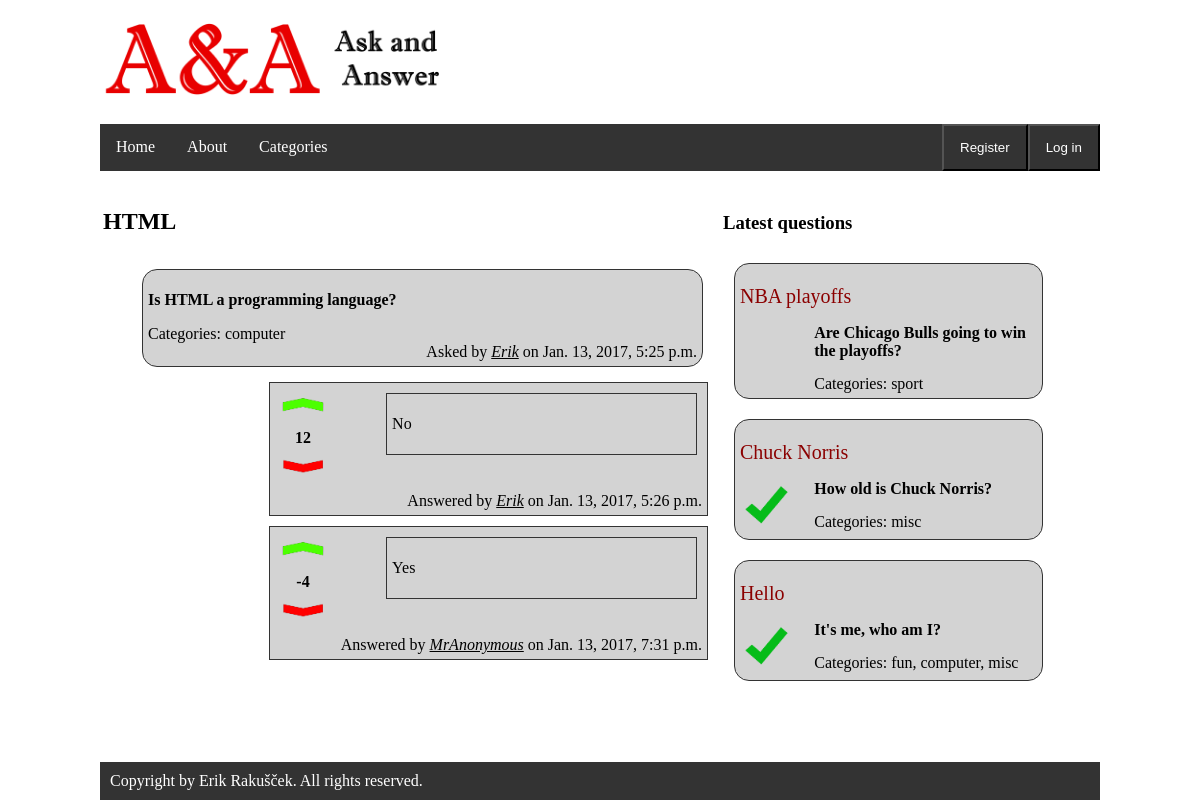
The app's page /AA/question/2/ with its own data.
### AA/models.py (models this page shows, shortened)
class Question(models.Model):
    questionID = models.AutoField(primary_key=True)
    title = models.CharField(max_length=200)
    body = models.CharField(max_length=1000)
    time = models.DateTimeField(default=datetime.now)
    categories = models.CharField(max_length=500)
    answered = models.IntegerField(default=0)
    username = models.ForeignKey(User, on_delete=models.SET_NULL, null=True)
    def is_recent(self):
        if self.time + timedelta(hours=2) >= timezone.now():
            return True
        return False

class Answer(models.Model):
    body = models.CharField(max_length=1000)
    time = models.DateTimeField(default=datetime.now)
    plusVotes = models.IntegerField(default=0)
    minusVotes = models.IntegerField(default=0)
    username = models.ForeignKey(User, on_delete=models.SET_NULL, null=True)
    questionID = models.ForeignKey(Question, on_delete=models.CASCADE)
    def _get_average_votes(self):
        return self.plusVotes - self.minusVotes
    average_votes = property(_get_average_votes)

### AA/views.py (the view)
# urls.py: url(r'^question/(?P<question_id>[0-9]+)/$', views.question, name="question"),
def question(request, question_id):
    cer_question = get_object_or_404(Question, pk=question_id)
    all_questions_time = Question.objects.all().order_by('-time')[:3]
    all_answers = cer_question.answer_set.all().order_by('-plusVotes')
    context = {
        'question': cer_question,
        'all_answers': all_answers,
        'all_questions_time': all_questions_time
    }
    return render(request, 'question.html', context)

### AA/templates/question.html (shortened to what this page needs)
{% extends "base.html" %}
{% load static %}
{% block css_import %}
    <link rel="stylesheet" type="text/css" href="{% static 'question/styleQuestion.css' %}">
{% endblock %}
{% block left_column %}
    <h2><p>{{ question.title }}</p></h2>
    <div class="questionWithAnswer">
        <p><b>{{ question.body }}</b></p>
        <div class="categories">Categories: {{ question.categories }}</div>
        <div class="user-time">Asked by <span class="user">{{ question.username }}</span> on <span class="time">{{ question.time }}</span></div>
    </div>
    {% if all_answers %}
        {% for answer in all_answers %}
            <div class="answer">
                <div class="votes">
                    <table class="votesTable">
                        <tr>
                            <td>
                                <form action="{% url 'upvote' question.questionID answer.pk  %}" method="post">
                                    <input type="image" src="{% static 'question/upvote.png' %}" alt="upvote" style="width:50px; height:30px"/>
                                </form>
                            </td>
                        </tr>
                        <tr>
                            <td><div id="averageVotes1"><b>{{ answer.average_votes }}</b></div></td>
                        </tr>
                        <tr>
                            <td>
                                <form action="{% url 'downvote' question.questionID answer.pk  %}" method="post">
                                    <input type="image" src="{% static 'question/downvote.png' %}" alt="downvote" style="width:50px; height:30px"/>
                                </form>
                            </td>
                        </tr>
                    </table>
                </div>
                <div class="answer">
                    <p>{{ answer.body }}</p>
                </div>
                <div class="user-time">Answered by <span class="user">{{ answer.username }}</span> on <span class="time">{{ answer.time }}</span></div>
            </div>
        {% endfor %}
    {% endif %}
{% endblock %}
{% block right_column %}
    <h3><p>Latest questions</p></h3>
    {% if all_questions_time %}
        {% for question in all_questions_time %}
            <div class="questionWithAnswer">
                    <p><a href="{% url 'question' question.questionID %}"><span class="questionTitle">{{ question.title }}</span></a>
					</p>                {% if question.answered == 1 %}
                    <div class="answeredIcon"><img src="{% static 'answered.png' %}" alt="answered" style="width:50px; height:50px;"></div>
                {% endif %}
                <div class="question">
                    <b>{{ question.body }}</b>
                    <div class="categories">Categories: {{ question.categories }}</div>
                </div>
            </div>
        {% endfor %}
    {% else %}
        <h3>No questions yet in the database.</h3>
    {% endif %}
{% endblock %}

### AA/static/style.css (style rules this page uses)
body { max-width: 1000px; margin: auto auto; padding: 0; display: flex; flex-flow: column; min-height: 100vh; }
.questionTitle { color: #8B0000; font-size: 20px; }
.questionWithAnswer { float: right; width: 90%; padding: 5px; margin: 10px; background: lightgrey; border-radius: 15px; border: 1px solid #333; }
.question { float: right; width: 75%; height: 100%; background: lightgrey; }
.answer { float: right; width: 70%; height: 100%; padding: 5px; margin: 5px; border: 1px solid #333; background: lightgrey; }
.answeredIcon { display: inline-block; width: 50px; visibility: visible; }
.categories { margin: 15px auto auto auto; }
a:link { color: black; text-decoration: none; }

### AA/static/question/styleQuestion.css (style rules this page uses)
.user-time { float: right; }
.user { text-decoration: underline; font-style: italic; }
.votesTable { text-align: center; }
.votes { display: inline-block; min-width: 20px; height: 100%; }

### records on screen
Question: title "HTML", body "Is HTML a programming language?", categories "computer", username "Erik", time "Jan. 13, 2017, 5:25 p.m."
Answer: average_votes "12", body "No", username "Erik", time "Jan. 13, 2017, 5:26 p.m."
Answer: average_votes "-4", body "Yes", username "MrAnonymous", time "Jan. 13, 2017, 7:31 p.m."
Question: title "NBA playoffs", body "Are Chicago Bulls going to win the playoffs?", categories "sport"
Question: title "Chuck Norris", answered 1 (drawn), body "How old is Chuck Norris?", categories "misc"
Question: title "Hello", answered 1 (drawn), body "It's me, who am I?", categories "fun, computer, misc"
